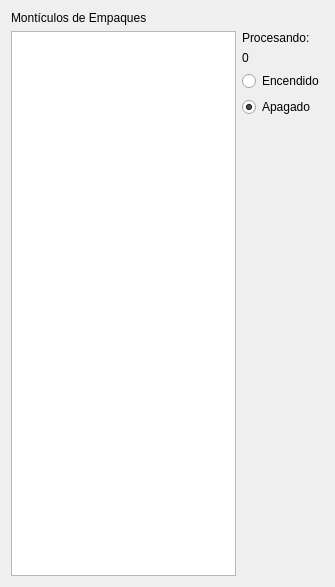
<?xml version="1.0" encoding="UTF-8"?>
<ui version="4.0">
 <class>VentanaEmpacadora</class>
 <widget class="QWidget" name="VentanaEmpacadora">
  <property name="geometry">
   <rect>
    <x>0</x>
    <y>0</y>
    <width>335</width>
    <height>587</height>
   </rect>
  </property>
  <property name="minimumSize">
   <size>
    <width>335</width>
    <height>587</height>
   </size>
  </property>
  <property name="maximumSize">
   <size>
    <width>335</width>
    <height>587</height>
   </size>
  </property>
  <property name="windowTitle">
   <string>Empacadora</string>
  </property>
  <property name="windowIcon">
   <iconset resource="imagenes.qrc">
    <normaloff>:/imagenes/Imagenes/iconoEmpacadora.png</normaloff>:/imagenes/Imagenes/iconoEmpacadora.png</iconset>
  </property>
  <layout class="QVBoxLayout" name="verticalLayout_2">
   <item>
    <widget class="QLabel" name="monticulos">
     <property name="text">
      <string>Montículos de Empaques</string>
     </property>
    </widget>
   </item>
   <item>
    <layout class="QHBoxLayout" name="horizontalLayout">
     <item>
      <widget class="QTextBrowser" name="cuadroMonticulos"/>
     </item>
     <item>
      <layout class="QVBoxLayout" name="verticalLayout">
       <item>
        <widget class="QLabel" name="procesando">
         <property name="text">
          <string>Procesando:</string>
         </property>
        </widget>
       </item>
       <item>
        <widget class="QLabel" name="procesandoValor">
         <property name="text">
          <string>0</string>
         </property>
        </widget>
       </item>
       <item>
        <widget class="QRadioButton" name="encendido">
         <property name="text">
          <string>Encendido</string>
         </property>
        </widget>
       </item>
       <item>
        <widget class="QRadioButton" name="apagado">
         <property name="text">
          <string>Apagado</string>
         </property>
         <property name="checked">
          <bool>true</bool>
         </property>
        </widget>
       </item>
       <item>
        <spacer name="verticalSpacer">
         <property name="orientation">
          <enum>Qt::Vertical</enum>
         </property>
         <property name="sizeHint" stdset="0">
          <size>
           <width>20</width>
           <height>40</height>
          </size>
         </property>
        </spacer>
       </item>
      </layout>
     </item>
    </layout>
   </item>
  </layout>
 </widget>
 <resources>
  <include location="imagenes.qrc"/>
 </resources>
 <connections/>
</ui>
